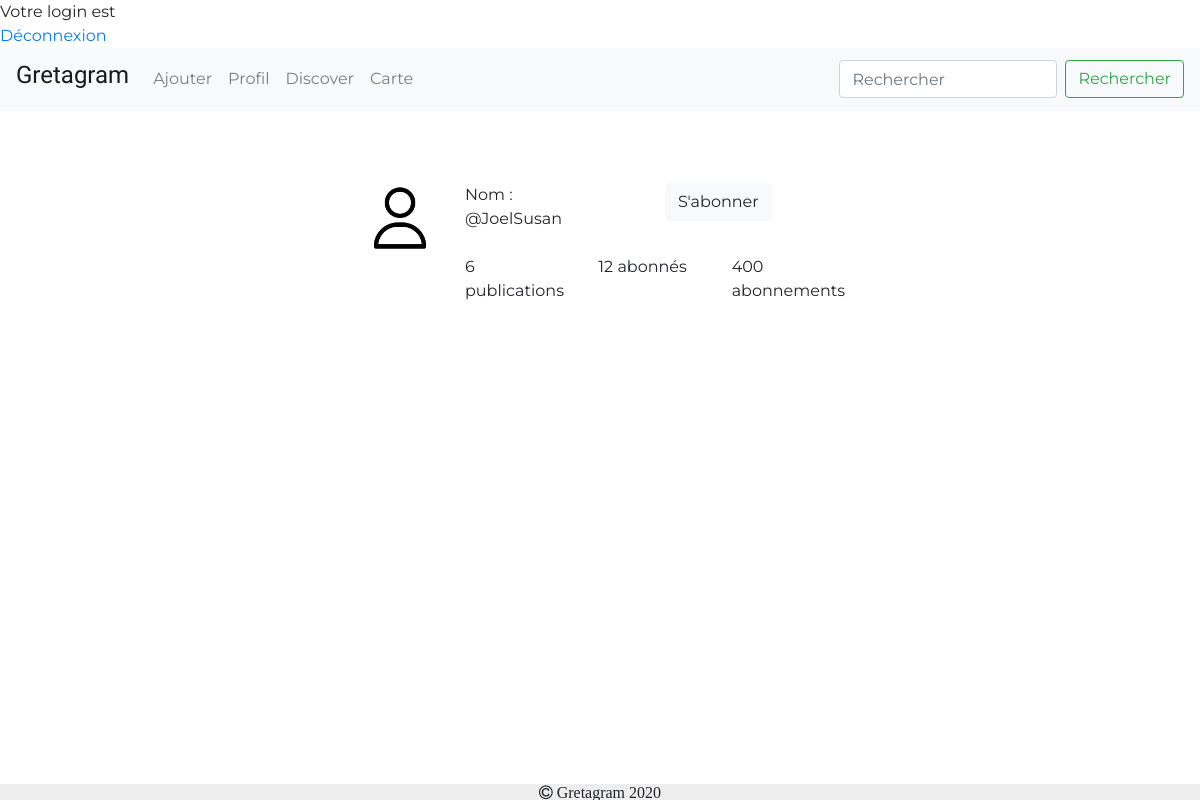
The app's page /Gretagram/profil.php?nom=Joel (signed in), older data.
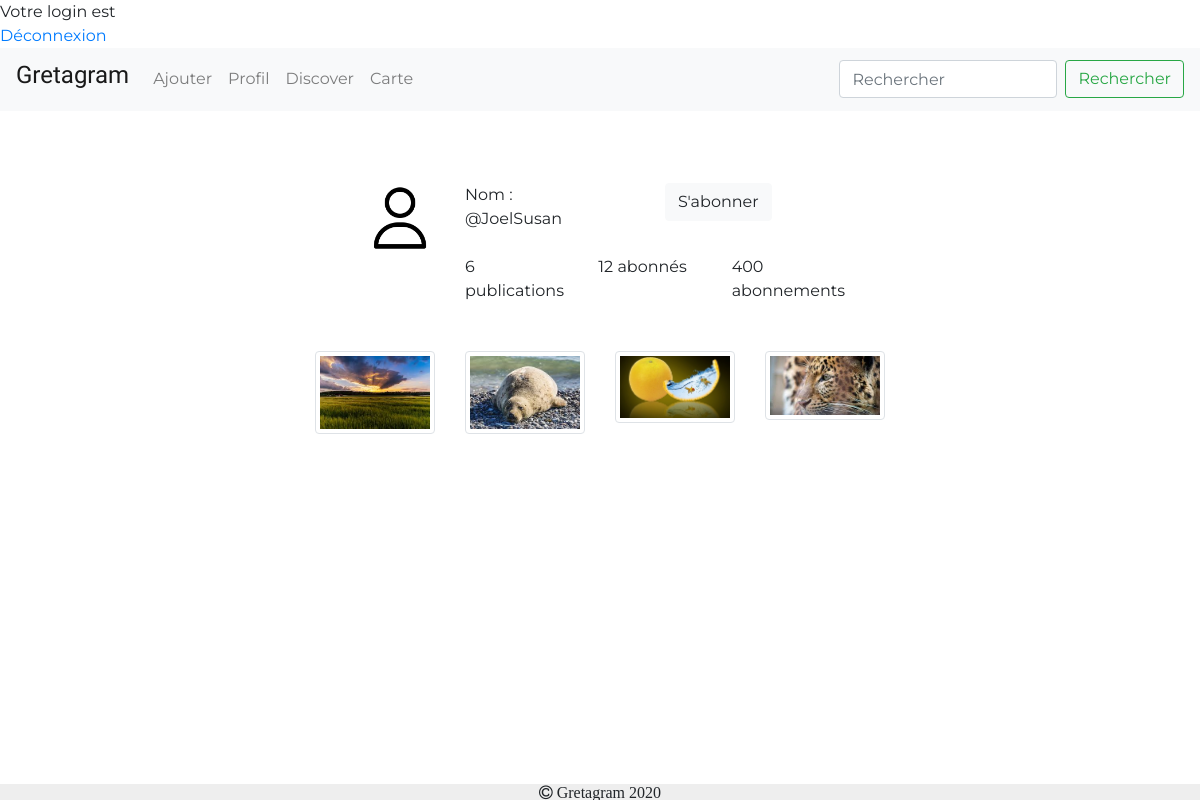
The same page, newer data.
### tables this page shows
CREATE TABLE IF NOT EXISTS `personne` (
  `nomUtilisateur` varchar(100) DEFAULT NULL,
  `nom` varchar(100) DEFAULT NULL,
  `prenom` varchar(100) DEFAULT NULL,
  `dtN` date DEFAULT NULL,
  `mail` varchar(100) DEFAULT NULL,
  `mdp` varchar(100) DEFAULT NULL,
  `photoProfil` varchar(1000) DEFAULT NULL,
  UNIQUE KEY `nomUtilisateur` (`nomUtilisateur`)
);

CREATE TABLE IF NOT EXISTS `publication` (
  `id` int(11) NOT NULL AUTO_INCREMENT,
  `nblike` int(100) DEFAULT '0',
  `titre` varchar(100) DEFAULT NULL,
  `description` varchar(100) DEFAULT NULL,
  `user` varchar(100) NOT NULL,
  `photo` varchar(100) DEFAULT NULL,
  `datepubli` datetime NOT NULL DEFAULT CURRENT_TIMESTAMP,
  PRIMARY KEY (`id`)
);

### Gretagram/profil.php (the view, shortened to what the changed rows need)
<?php
if (isset($_SESSION['login']) && isset($_SESSION['mdp'])) {
	echo '<html>';
	echo '<head>';
	echo '</head>';
	echo '<body>';
	echo '<br />';
}
else {
    header ('location: login.php?message=erreur');
}
?>
<!DOCTYPE html>
<html>
<head>
    <link href="https://stackpath.bootstrapcdn.com/font-awesome/4.7.0/css/font-awesome.min.css" rel="stylesheet">
    <link rel="stylesheet" href="https://stackpath.bootstrapcdn.com/bootstrap/4.4.1/css/bootstrap.min.css">
    <link rel="stylesheet" href="css/style.css">
    <?php
    include("include/connect.inc.php");
    ?>
</head>
<body>
    <br>
    <br>
    <br>
<?php
    if(!empty($_GET['nom'])){
        $nomU= $_GET['nom'];
    }
$requetePost = "Select * FROM personne where nom = '$nomU' ;";
$prequetePost = $conn->prepare($requetePost);
$prequetePost->execute();
while ($dataPost = $prequetePost->fetch()) {
    $user = $dataPost['nom'];
    $prenom = $dataPost['prenom'];
    $pp = $dataPost['photoProfil'];
    echo '
                <div class="container-fluid">
                    <div class="row">
                        <div class="col-md-3">
                        </div>
                        <div class="col-md-6">
                            <div class="row">
                                <div class="col-md-1">
                                </div>
                                <div class="col-md-2">
                                 <img src='.$pp.' alt="pp" class="responsive" visibility:hidden>
                                </div>
                                <div class="col-md-8">
                                    <div class="row">
                                        <div class="col-md-3">
                                            Nom : @'.$user. $prenom .'
                                        </div>
                                        <div class="col-md-3">
                                        </div>
                                        <div class="col-md-3">
                                            <button type="button" class="btn btn-light">S'."'".'abonner</button>
                                        </div>
                                    </div>
                                    <br>
                                    <div class="row">
                                        <div class="col-md-4">
                                            6 publications
                                        </div>
                                        <div class="col-md-4">
                                            12 abonnés
                                        </div>
                                        <div class="col-md-4">
                                            400 abonnements
                                        </div>
                                    </div>
                                </div>
                                <div class="col-md-1">
                                </div>
                            </div>
                            <br>
                            <br>
';
echo '<div class="row"> ';
}
                        $requetePost2 = "Select * FROM publication where user = '$nomU' order by datepubli DESC;";
                        $prequetePost2 = $conn->prepare($requetePost2);
                        $prequetePost2->execute();
                        while ($dataPost2 = $prequetePost2->fetch()) {
                            $photo = $dataPost2['photo'];
                    echo '
                    <div class=" col-md-3 thumbnail">
                    <a href="post.php?post='.$photo.'"><img src="'.$photo.'" alt="Nature" style="height:100% weight:50%" class=" imgStyle img-thumbnail align-middle"></a>
                    </div>
     '; }
     echo'
                        </div>
                        <br>
                        <br>
                    </div>
                    <div class="col-md-3">
                    </div>
                </div>
            </div>
';
    ?>
    <br>
</body>
</html>

Row changes from the older to the newer data that the page shows:
added publication: photo (picture)
added publication: photo (picture)
added publication: photo (picture)
added publication: photo (picture)
